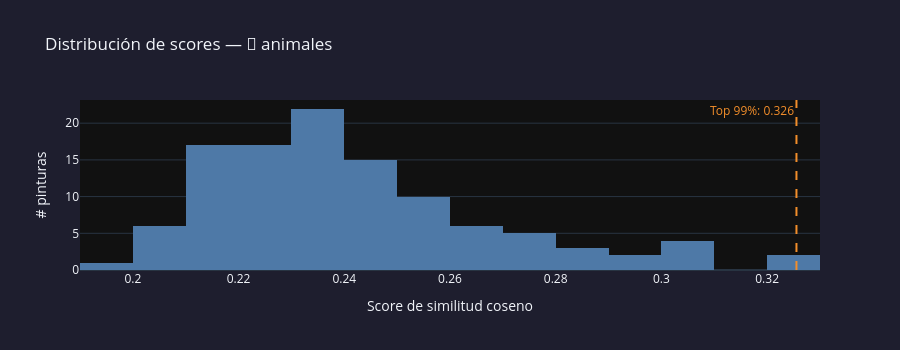

Here is the notebook cell this chart was saved with:
### Markdown cell above
---
## 11. Qué tan Exigente eres? Ajusta el umbral

### Code cell
col_demo = '🐾 animales'
s = df_scores[col_demo].values
percentile_value = 99
umbral_p70 = float(np.percentile(s, percentile_value))

fig = go.Figure()
fig.add_trace(go.Histogram(
    x=s, nbinsx=20, marker_color="#4e79a7", name="distribución"
))
fig.add_vline(
    x=umbral_p70, line_dash="dash", line_color="#f28e2b", line_width=2,
    annotation_text=f"Top {percentile_value:.0f}%: {umbral_p70:.3f}",
    annotation_position="top left",
    annotation_font_color="#f28e2b",
)
fig.update_layout(
    title=f"Distribución de scores — {col_demo}",
    xaxis_title="Score de similitud coseno",
    yaxis_title="# pinturas",
    template="plotly_dark",
    height=350,
    paper_bgcolor="#1e1e2e",
)
fig.show()

print(f"\nAplicando umbral {umbral_p70:.3f} (Top {percentile_value:.0f}%):")
look_paintings_by_property(df_scores, PREGUNTAS, col_demo, umbral=umbral_p70, top_n=6)

### Figure 1 — Plotly figure (JSON) as saved in the notebook; plotly's stock layout.template omitted (floating-point values rounded to 4 significant figures)
{"data": [{"marker": {"color": "#4e79a7"}, "name": "distribución", "nbinsx": 20, "type": "histogram", "x": [0.2163, 0.204, 0.2232, 0.2439, 0.246, 0.2143, 0.2435, 0.2283, 0.2129, 0.2355, 0.2353, 0.2667, 0.2389, 0.2203, 0.2782, 0.2283, 0.2353, 0.2379, 0.3077, 0.234, 0.2095, 0.2307, 0.2106, 0.2175, 0.231, 0.2156, 0.2141, 0.2148, 0.208, 0.2075, 0.2707, 0.2545, 0.2821, 0.2372, 0.3057, 0.2752, 0.2632, 0.2401, 0.2204, 0.2922, 0.269, 0.2253, 0.2495, 0.2542, 0.2472, 0.2512, 0.2336, 0.2181, 0.2347, 0.2519, 0.1976, 0.247, 0.2606, 0.2217, 0.2332, 0.2369, 0.2337, 0.2303, 0.2301, 0.2258, 0.2247, 0.2156, 0.2624, 0.2219, 0.2533, 0.256, 0.2345, 0.2246, 0.2445, 0.2598, 0.245, 0.2125, 0.2099, 0.2412, 0.2253, 0.2229, 0.2192, 0.3278, 0.3272, 0.2758, 0.3001, 0.3086, 0.2553, 0.2899, 0.2367, 0.2818, 0.2973, 0.218, 0.2163, 0.2396, 0.2402, 0.2213, 0.2063, 0.2123, 0.2107, 0.247, 0.2404, 0.215, 0.2636, 0.2283, 0.235, 0.2451, 0.2503, 0.2535, 0.2255, 0.2403, 0.2391, 0.2712, 0.2217, 0.2386]}], "layout": {"annotations": [{"font": {"color": "#f28e2b"}, "showarrow": false, "text": "Top 99%: 0.326", "x": 0.3255, "xanchor": "right", "xref": "x", "y": 1, "yanchor": "top", "yref": "y domain"}], "height": 350, "paper_bgcolor": "#1e1e2e", "shapes": [{"line": {"color": "#f28e2b", "dash": "dash", "width": 2}, "type": "line", "x0": 0.3255, "x1": 0.3255, "xref": "x", "y0": 0, "y1": 1, "yref": "y domain"}], "title": {"text": "Distribución de scores — 🐾 animales"}, "xaxis": {"title": {"text": "Score de similitud coseno"}}, "yaxis": {"title": {"text": "# pinturas"}}}}
